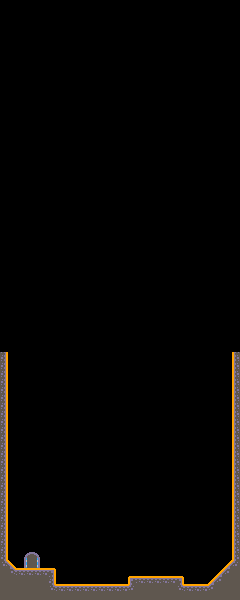

Below is a game level as drawn by its tile map, then a one-line description and the .tmx that defines it (tile-layer data replaced by summaries):
An orthogonal 30x75 tile map with 8x8 px tiles, 2 tile layers (platforms, environment).

<map version="1.10" tiledversion="1.11.2" orientation="orthogonal" renderorder="right-down" width="30" height="75" tilewidth="8" tileheight="8" infinite="0" nextlayerid="3" nextobjectid="1">
 <editorsettings>
  <export target="platformer_level_1.tmj" format="json" />
 </editorsettings>
 <tileset firstgid="1" name="tilemap" tilewidth="8" tileheight="8" tilecount="150" columns="15">
  <image source="tilemap_packed.png" width="120" height="80" />
  <tile id="2">
   <properties>
    <property name="collides" type="bool" value="true" />
   </properties>
  </tile>
  <tile id="3">
   <properties>
    <property name="collides" type="bool" value="true" />
   </properties>
  </tile>
  <tile id="4">
   <properties>
    <property name="collides" type="bool" value="true" />
   </properties>
  </tile>
  <tile id="5">
   <properties>
    <property name="collides" type="bool" value="true" />
   </properties>
  </tile>
  <tile id="6">
   <properties>
    <property name="collides" type="bool" value="true" />
   </properties>
  </tile>
  <tile id="7">
   <properties>
    <property name="collides" type="bool" value="true" />
   </properties>
  </tile>
  <tile id="9">
   <properties>
    <property name="collides" type="bool" value="true" />
   </properties>
  </tile>
  <tile id="10">
   <properties>
    <property name="collides" type="bool" value="true" />
   </properties>
  </tile>
  <tile id="11">
   <properties>
    <property name="collides" type="bool" value="true" />
   </properties>
  </tile>
  <tile id="12">
   <properties>
    <property name="collides" type="bool" value="true" />
   </properties>
  </tile>
  <tile id="13">
   <properties>
    <property name="collides" type="bool" value="true" />
   </properties>
  </tile>
  <tile id="14">
   <properties>
    <property name="collides" type="bool" value="true" />
   </properties>
  </tile>
  <tile id="17">
   <properties>
    <property name="collides" type="bool" value="true" />
   </properties>
  </tile>
  <tile id="18">
   <properties>
    <property name="collides" type="bool" value="true" />
   </properties>
  </tile>
  <tile id="19">
   <properties>
    <property name="collides" type="bool" value="true" />
   </properties>
  </tile>
  <tile id="20">
   <properties>
    <property name="collides" type="bool" value="true" />
   </properties>
  </tile>
  <tile id="21">
   <properties>
    <property name="collides" type="bool" value="true" />
   </properties>
  </tile>
  <tile id="22">
   <properties>
    <property name="collides" type="bool" value="true" />
   </properties>
  </tile>
  <tile id="24">
   <properties>
    <property name="collides" type="bool" value="true" />
   </properties>
  </tile>
  <tile id="25">
   <properties>
    <property name="collides" type="bool" value="true" />
   </properties>
  </tile>
  <tile id="26">
   <properties>
    <property name="collides" type="bool" value="true" />
   </properties>
  </tile>
  <tile id="27">
   <properties>
    <property name="collides" type="bool" value="true" />
   </properties>
  </tile>
  <tile id="28">
   <properties>
    <property name="collides" type="bool" value="true" />
   </properties>
  </tile>
  <tile id="29">
   <properties>
    <property name="collides" type="bool" value="true" />
   </properties>
  </tile>
  <tile id="32">
   <properties>
    <property name="collides" type="bool" value="true" />
   </properties>
  </tile>
  <tile id="33">
   <properties>
    <property name="collides" type="bool" value="true" />
   </properties>
  </tile>
  <tile id="34">
   <properties>
    <property name="collides" type="bool" value="true" />
   </properties>
  </tile>
  <tile id="35">
   <properties>
    <property name="collides" type="bool" value="true" />
   </properties>
  </tile>
  <tile id="36">
   <properties>
    <property name="collides" type="bool" value="true" />
   </properties>
  </tile>
  <tile id="37">
   <properties>
    <property name="collides" type="bool" value="true" />
   </properties>
  </tile>
  <tile id="39">
   <properties>
    <property name="collides" type="bool" value="true" />
   </properties>
  </tile>
  <tile id="40">
   <properties>
    <property name="collides" type="bool" value="true" />
   </properties>
  </tile>
  <tile id="41">
   <properties>
    <property name="collides" type="bool" value="true" />
   </properties>
  </tile>
  <tile id="42">
   <properties>
    <property name="collides" type="bool" value="true" />
   </properties>
  </tile>
  <tile id="43">
   <properties>
    <property name="collides" type="bool" value="true" />
   </properties>
  </tile>
  <tile id="44">
   <properties>
    <property name="collides" type="bool" value="true" />
   </properties>
  </tile>
  <tile id="47">
   <properties>
    <property name="collides" type="bool" value="true" />
   </properties>
  </tile>
  <tile id="48">
   <properties>
    <property name="collides" type="bool" value="true" />
   </properties>
  </tile>
  <tile id="49">
   <properties>
    <property name="collides" type="bool" value="true" />
   </properties>
  </tile>
  <tile id="50">
   <properties>
    <property name="collides" type="bool" value="true" />
   </properties>
  </tile>
  <tile id="51">
   <properties>
    <property name="collides" type="bool" value="true" />
   </properties>
  </tile>
  <tile id="52">
   <properties>
    <property name="collides" type="bool" value="true" />
   </properties>
  </tile>
  <tile id="54">
   <properties>
    <property name="collides" type="bool" value="true" />
   </properties>
  </tile>
  <tile id="55">
   <properties>
    <property name="collides" type="bool" value="true" />
   </properties>
  </tile>
  <tile id="56">
   <properties>
    <property name="collides" type="bool" value="true" />
   </properties>
  </tile>
  <tile id="57">
   <properties>
    <property name="collides" type="bool" value="true" />
   </properties>
  </tile>
  <tile id="58">
   <properties>
    <property name="collides" type="bool" value="true" />
   </properties>
  </tile>
  <tile id="59">
   <properties>
    <property name="collides" type="bool" value="true" />
   </properties>
  </tile>
  <tile id="62">
   <properties>
    <property name="collides" type="bool" value="true" />
   </properties>
  </tile>
  <tile id="63">
   <properties>
    <property name="collides" type="bool" value="true" />
   </properties>
  </tile>
  <tile id="64">
   <properties>
    <property name="collides" type="bool" value="true" />
   </properties>
  </tile>
  <tile id="69">
   <properties>
    <property name="collides" type="bool" value="true" />
   </properties>
  </tile>
  <tile id="70">
   <properties>
    <property name="collides" type="bool" value="true" />
   </properties>
  </tile>
  <tile id="71">
   <properties>
    <property name="collides" type="bool" value="true" />
   </properties>
  </tile>
  <tile id="77">
   <properties>
    <property name="collides" type="bool" value="true" />
   </properties>
  </tile>
  <tile id="78">
   <properties>
    <property name="collides" type="bool" value="true" />
   </properties>
  </tile>
  <tile id="79">
   <properties>
    <property name="collides" type="bool" value="true" />
   </properties>
  </tile>
  <tile id="84">
   <properties>
    <property name="collides" type="bool" value="true" />
   </properties>
  </tile>
  <tile id="85">
   <properties>
    <property name="collides" type="bool" value="true" />
   </properties>
  </tile>
  <tile id="86">
   <properties>
    <property name="collides" type="bool" value="true" />
   </properties>
  </tile>
 </tileset>
 <layer id="1" name="platforms" width="30" height="75">
  <data>[2250 cells, 144 non-empty, 12 distinct tile ids]</data>
 </layer>
 <layer id="2" name="environment" width="30" height="75">
  <data>[2250 cells, 4 non-empty, 4 distinct tile ids]</data>
 </layer>
</map>
